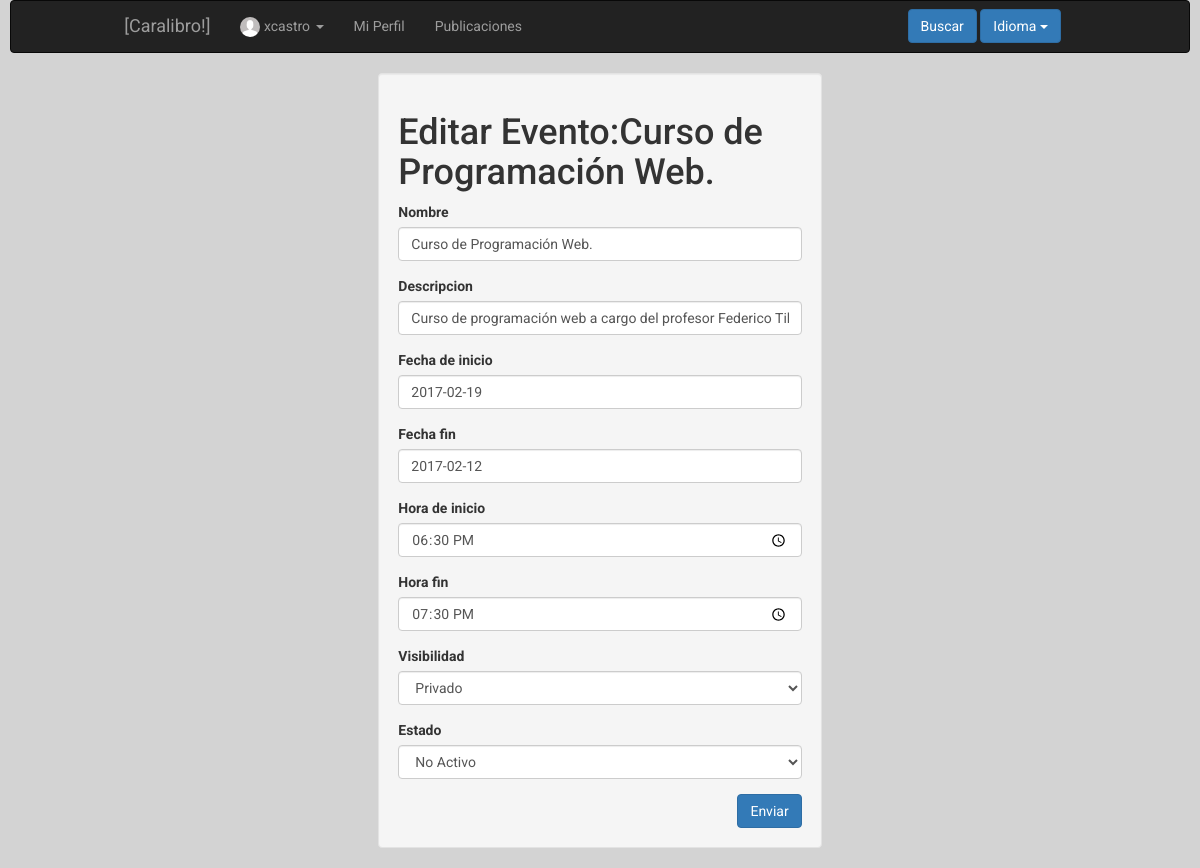
/index.php?controller=event&action=edit&id=6 (signed in), run on an earlier commit of the app's database.
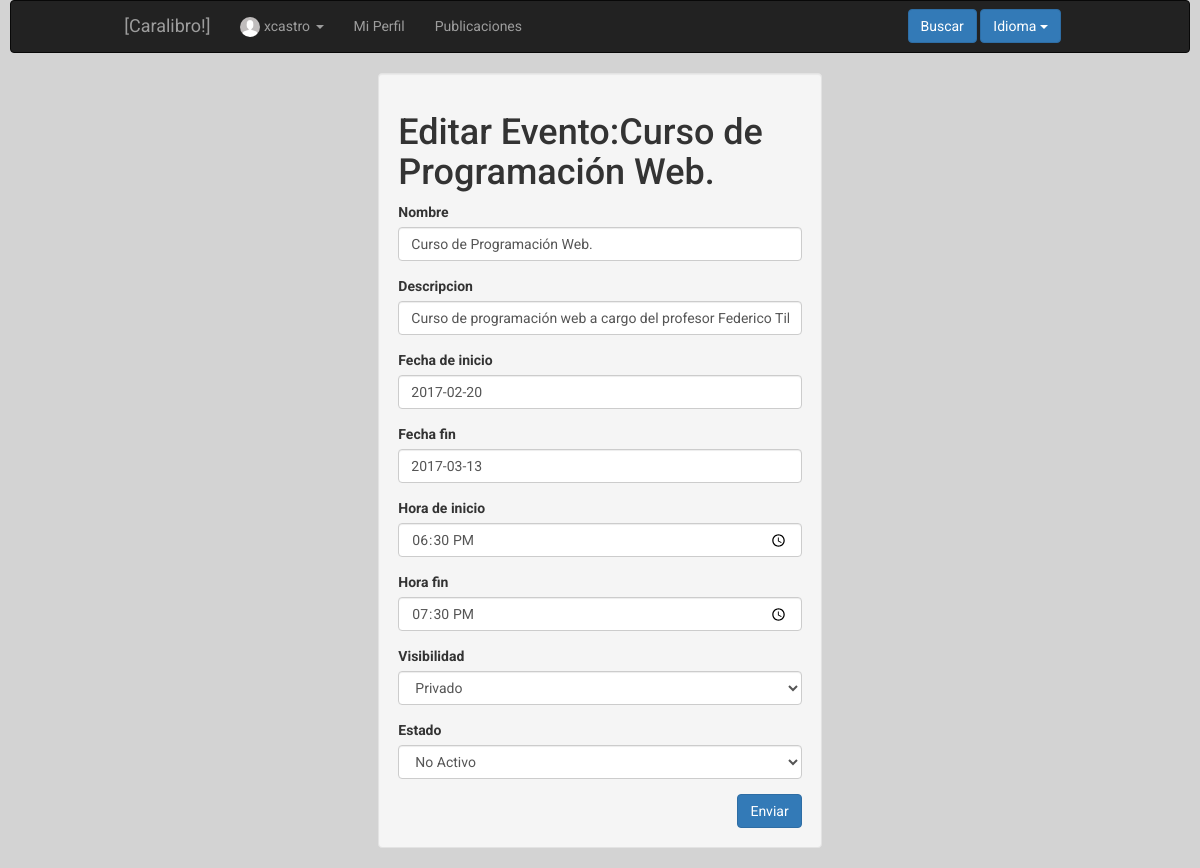
And on a later commit of the database.
### tables this page shows
CREATE TABLE IF NOT EXISTS `event` (
`id` int(11) NOT NULL,
  `creationdate` date DEFAULT NULL,
  `owner` int(11) NOT NULL,
  `startdate` date NOT NULL,
  `enddate` date NOT NULL,
  `starthour` time NOT NULL,
  `endhour` time NOT NULL,
  `description` text NOT NULL,
  `status` tinyint(1) NOT NULL,
  `name` varchar(50) NOT NULL,
  `private` tinyint(1) NOT NULL
);

### core/ViewManager.php (called while the page is built, shortened)
<?php
class ViewManager {
    private $variables = array();
    public function setVariable($varname, $value, $flash=false) {
        $this->variables[$varname] = $value;
    }
    public function getVariable($varname, $default=NULL) {
        if (!isset($this->variables[$varname])) {
            return $default;
        }
        return $this->variables[$varname];
    }
    public function render($controller, $viewname) {
        include(__DIR__."/../Views/$controller/$viewname.php");
    }
    private static $viewmanager_singleton = NULL;
    public static function getInstance() {
        if (self::$viewmanager_singleton == null) {
            self::$viewmanager_singleton = new ViewManager();
        }
        return self::$viewmanager_singleton;
    }
}

### Controllers/EVENT_Controller.php (called while the page is built, shortened)
<?php
require_once(__DIR__ . "/../core/ViewManager.php");
require_once(__DIR__ . "/../core/I18n.php");
require_once(__DIR__ . "/../Models/Event.php");
require_once(__DIR__ . "/../Models/EVENT_Model.php");
class EVENT_Controller extends BaseController
{
    private $eventModel;
    public function __construct()
    {
        $this->eventModel = new EVENT_Model();
        $this->view->setLayout("base");
    }
    public function edit()
    {
        $eventid = $_REQUEST["id"];
        $event = $this->eventModel->showcurrent($eventid);
        $this->view->setVariable("event", $event);
        $this->view->render("event", "EVENT_EDIT_Vista");
    }
}

### index.php (called while the page is built, shortened)
<?php
function run() {
    try{
        $controller = loadController($_GET["controller"]);
        $actionName = $_GET["action"];
        $controller->$actionName();
    } catch (Exception $ex) {
        die($ex->getMessage());
    }
}
function loadController($controllerName) {
    return new $controllerClassName();
}
run();
?>

### core/I18n.php (called while the page is built, shortened)
<?php
class I18n {
  private $messages;
  public function setLanguage($language) {
    $this->messages = $i18n_messages;
  }
  public function i18n($key) {
    if (isset($this->messages[$key])){
      return $this->messages[$key];
    }else{
      return $key;
    }
  }
  private static $i18n_singleton = null;
  public static function getInstance() {
    if (self::$i18n_singleton == NULL) {
      self::$i18n_singleton = new I18n();
    }
    return self::$i18n_singleton;
  }
}
function i18n($key) {
  return I18n::getInstance()->i18n($key);
}

### Models/Event.php (called while the page is built, shortened)
<?php
class Event
{
    private $startdate;
    private $enddate;
    private $starthour;
    private $endhour;
    private $description;
    private $status;
    private $name;
    private $private;
    public function __construct($id = NULL, $creationdate = NULL, $owner = NULL, $startdate = NULL, $enddate = NULL, $starthour = NULL, $endhour = NULL, $description = NULL, $status = NULL, $name = NULL, $private = NULL)
    {
        $this->startdate    = $startdate;
        $this->enddate      = $enddate;
        $this->starthour    = $starthour;
        $this->endhour      = $endhour;
        $this->description  = $description;
        $this->status       = $status;
        $this->name         = $name;
        $this->private      = $private;
    }
    public function getStartDate()
    {
        return $this->startdate;
    }
    public function getEndDate()
    {
        return $this->enddate;
    }
    public function getStartHour()
    {
        return $this->starthour;
    }
    public function getEndHour()
    {
        return $this->endhour;
    }
    public function getDescription()
    {
        return $this->description;
    }
    public function getStatus()
    {
        return $this->status;
    }
    public function getName()
    {
        return $this->name;
    }
    public function getPrivate()
    {
        return $this->private;
    }
}
?>

### Models/EVENT_Model.php (called while the page is built, shortened)
<?php
require_once(__DIR__ . "/../core/PDOConnection.php");
class EVENT_Model
{
    private $db;
    public function __construct()
    {
        $this->db = PDOConnection::getInstance();
    }
    public function showcurrent($eventID)
    {
        $sql = $this->db->prepare("SELECT * FROM event WHERE id=?");
        $sql->execute(array(
            $eventID
        ));
        $event = $sql->fetch(PDO::FETCH_ASSOC);
        if ($event != NULL) {
            return new Event($event["id"], $event["creationdate"], $event["owner"], $event["startdate"], $event["enddate"], $event["starthour"], $event["endhour"], $event["description"], $event["status"], $event["name"], $event["private"]);
        } else {
            return NULL;
        }
    }
}

### core/PDOConnection.php (called while the page is built)
<?php
class PDOConnection {
    private static $dbhost = "127.0.0.1";
    private static $dbname = "ET3Grupo1";
    private static $dbuser = "ET3Grupo1";
    private static $dbpass = "ET3Grupo1";
    private static $db_singleton = null;
    public static function getInstance() {
        if (self::$db_singleton == null) {
            self::$db_singleton = new PDO(
                "mysql:host=".self::$dbhost.";dbname=".self::$dbname.";charset=utf8",
                self::$dbuser,
                self::$dbpass,
                array(
                    PDO::ATTR_EMULATE_PREPARES => false,
                    PDO::ATTR_ERRMODE => PDO::ERRMODE_EXCEPTION
                )
            );
        }
        return self::$db_singleton;
    }
}
?>

### Views/event/EVENT_EDIT_Vista.php (the view, shortened to what the changed rows need)
<?php
	require_once(__DIR__."/../../core/ViewManager.php");
	$view = ViewManager::getInstance();
	$event = $view->getVariable("event");
?>
 <div class="container-fluid">
 	<div class="col-md-8 col-md-offset-2" >
 		<div class="well">
 		<div class="container-fluid">
	 		<div class="row">
	 			<h1><?= i18n("Edit Event: ")?><?= $event->getName() ?></h1>
	 		</div>
	 		<div class="row">
		 		<form method="post" action="index.php?controller=event&action=edit">
		 			<div class="form-group">
					    <label for="name"><?= i18n("Name")?></label>
					    <input type="text" class="form-control" id="name" name="name" value="<?= $event->getName()?>">
					  </div>
					  <div class="form-group">
					    <label for="description"><?= i18n("Description")?></label>
					    <input type="textarea" class="form-control" id="description" name="description" value="<?= $event->getDescription()?>">
					  </div>
					<div class="form-group">
					    <label for="date"><?= i18n("Start date")?></label>
					    <input type="text" class="form-control" id="date" name="startdate" value="<?= $event->getStartDate()?>" >
					  </div>
					  <div class="form-group">
					    <label for="date2"><?= i18n("End date")?></label>
					    <input type="text" class="form-control" id="date2" name="enddate"  value="<?= $event->getEndDate()?>">
					  </div>
					  <div class="form-group">
					    <label for="hour1"><?= i18n("Start hour")?></label>
					    <input type="time" class="form-control" id="hour1" name="starthour" value="<?= $event->getStartHour()?>" >
					  </div>
					  <div class="form-group">
					    <label for="hour"><?= i18n("End hour")?></label>
					    <input type="time" class="form-control" id="hour" name="endhour" value="<?= $event->getEndHour()?>" >
					  </div>
					  <div class="form-group">
					    <label for="private"><?= i18n("Visibility")?></label>
					    <select class="form-control" id="private" name="private">
					      <option
							<?php
								if ($event->getPrivate()) {
									echo " selected ";
								}
							 ?>
					       value="1"><?= i18n("Private")?></option>
					    </select>
					  </div>
					  <div class="form-group">
					    <label for="status"><?= i18n("Status")?></label>
					    <select class="form-control" id="status" name="status">
					      <option
							<?php
								if (!$event->getStatus()) {
								 	echo " selected ";
								 }
							 ?>
					       value="0"><?= i18n("Down")?></option>
					    </select>
					  </div>
					</form>
	 		</div>
 		</div>
 		</div>
 	</div>
 </div>

What changed in the data, as far as the page shows it:
changed event "Curso de Programación Web.": startdate "2017-02-19" → "2017-02-20"; enddate "2017-02-12" → "2017-03-13"
